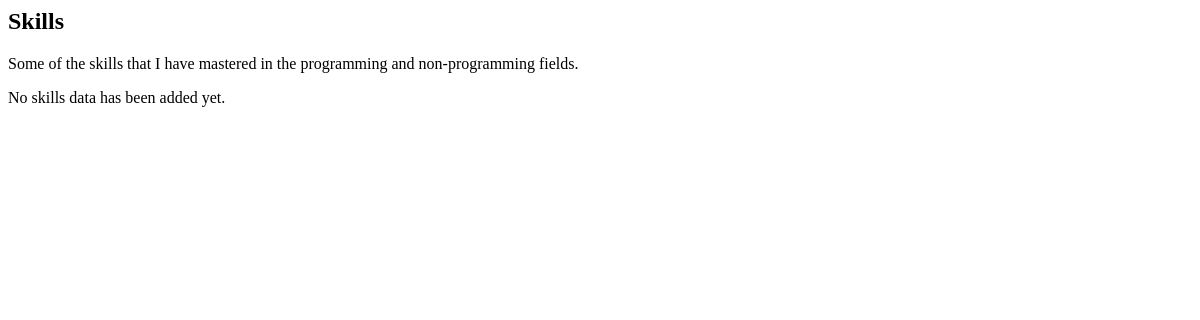
Before: /content/skills.php with the older database file.
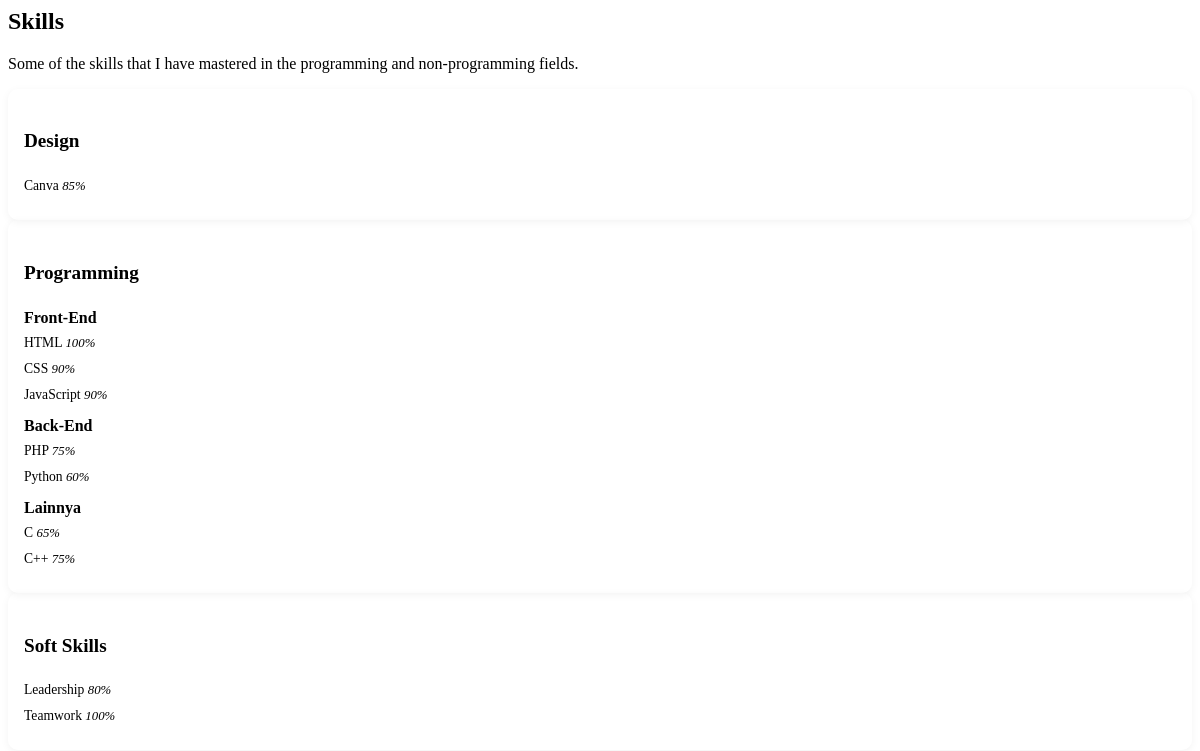
After: the same page with the newer database file.
### tables this page shows
CREATE TABLE `skills` (
  `id` int(11) NOT NULL,
  `name` varchar(100) DEFAULT NULL,
  `category` varchar(100) NOT NULL,
  `percentage` int(11) DEFAULT NULL,
  `subcategory` varchar(100) DEFAULT NULL
);

### content/skills.php (the view, shortened to what this page needs)
<?php
$skills = mysqli_query($koneksi, "SELECT * FROM skills ORDER BY category ASC, subcategory ASC, id ASC");
$categories = [];
while ($r = mysqli_fetch_assoc($skills)) {
  if ($r['category'] === 'Programming') {
    $sub = $r['subcategory'] ?: 'Lainnya';
    $categories['Programming'][$sub][] = $r;
  } else {
    $categories[$r['category']][] = $r;
  }
}
if (isset($categories['Programming'])) {
  uksort($categories['Programming'], function ($a, $b) {
    $order = ['Front-End' => 1, 'Back-End' => 2, 'Lainnya' => 3];
    return ($order[$a] ?? 99) <=> ($order[$b] ?? 99);
  });
}
function getSubIcon($subcat)
{
  switch ($subcat) {
    case 'Front-End':
      return '<i class="bi bi-code-slash text-primary"></i>';
    case 'Back-End':
      return '<i class="bi bi-hdd-stack text-success"></i>';
    default:
      return '<i class="bi bi-lightning text-purple"></i>';
  }
}
?>
<section id="skills" class="skills section">
  <div class="container section-title" data-aos="fade-up">
    <h2>Skills</h2>
    <p>Some of the skills that I have mastered in the programming and non-programming fields.</p>
  </div>
  <div class="container" data-aos="fade-up" data-aos-delay="100">
    <?php if (empty($categories)): ?>
      <p class="text-muted">No skills data has been added yet.</p>
    <?php else: ?>
      <div class="row row-cols-1 row-cols-md-2 row-cols-lg-3 g-3">
        <?php foreach ($categories as $cat => $skillGroup): ?>
          <div class="col">
            <div class="card skill-card">
              <div class="card-body p-2">
                <h4 class="card-title mb-3"><?= htmlspecialchars($cat) ?></h4>
                <?php if ($cat === 'Programming'): ?>
                  <?php foreach ($skillGroup as $subcat => $skillList): ?>
                    <h6>
                      <?= getSubIcon($subcat) ?> <?= htmlspecialchars($subcat) ?>
                    </h6>
                    <?php foreach ($skillList as $s): ?>
                      <div class="progress">
                        <span class="skill d-flex justify-content-between w-100">
                          <span><?= htmlspecialchars($s['name']) ?></span>
                          <i class="val"><?= (int)$s['percentage'] ?>%</i>
                        </span>
                      </div>
                    <?php endforeach; ?>
                  <?php endforeach; ?>
                <?php else: ?>
                  <?php foreach ($skillGroup as $s): ?>
                    <div class="progress">
                      <span class="skill d-flex justify-content-between w-100">
                        <span><?= htmlspecialchars($s['name']) ?></span>
                        <i class="val"><?= (int)$s['percentage'] ?>%</i>
                      </span>
                    </div>
                  <?php endforeach; ?>
                <?php endif; ?>
              </div>
            </div>
          </div>
        <?php endforeach; ?>
      </div>
    <?php endif; ?>
  </div>
</section>

### content/skills.php (style rules this page uses)
.skill-card { border-radius: 10px; box-shadow: 0 2px 8px rgba(0,0,0,0.05); transition: transform 0.2s ease; padding: 1rem; }
.skill-card h4 { font-size: 1.2rem; }
.skill-card h6 { font-size: 1rem; margin-top: 0.75rem; margin-bottom: 0.5rem; }
.progress { height: 18px; margin-bottom: 0.5rem; }
.progress .skill { font-size: 0.85rem; }
.progress .val { font-size: 0.8rem; }

Changed rows visible on the page:
added skills: name "Canva", percentage "85", shown under "Design"
added skills: name "HTML", percentage "100", shown under "Front-End"
added skills: name "CSS", percentage "90", shown under "Front-End"
added skills: name "JavaScript", percentage "90", shown under "Front-End"
added skills: name "PHP", percentage "75", shown under "Back-End"
added skills: name "Python", percentage "60", shown under "Back-End"
added skills: name "C", percentage "65", shown under "Lainnya"
added skills: name "C++", percentage "75", shown under "Lainnya"
added skills: name "Leadership", percentage "80", shown under "Soft Skills"
added skills: name "Teamwork", percentage "100", shown under "Soft Skills"
Other visible differences:
new list line: "Design"
new list line: "Programming Front-End Back-End Lainnya"
new list line: "Soft Skills"
text no longer shown: "No skills data has been added yet."
